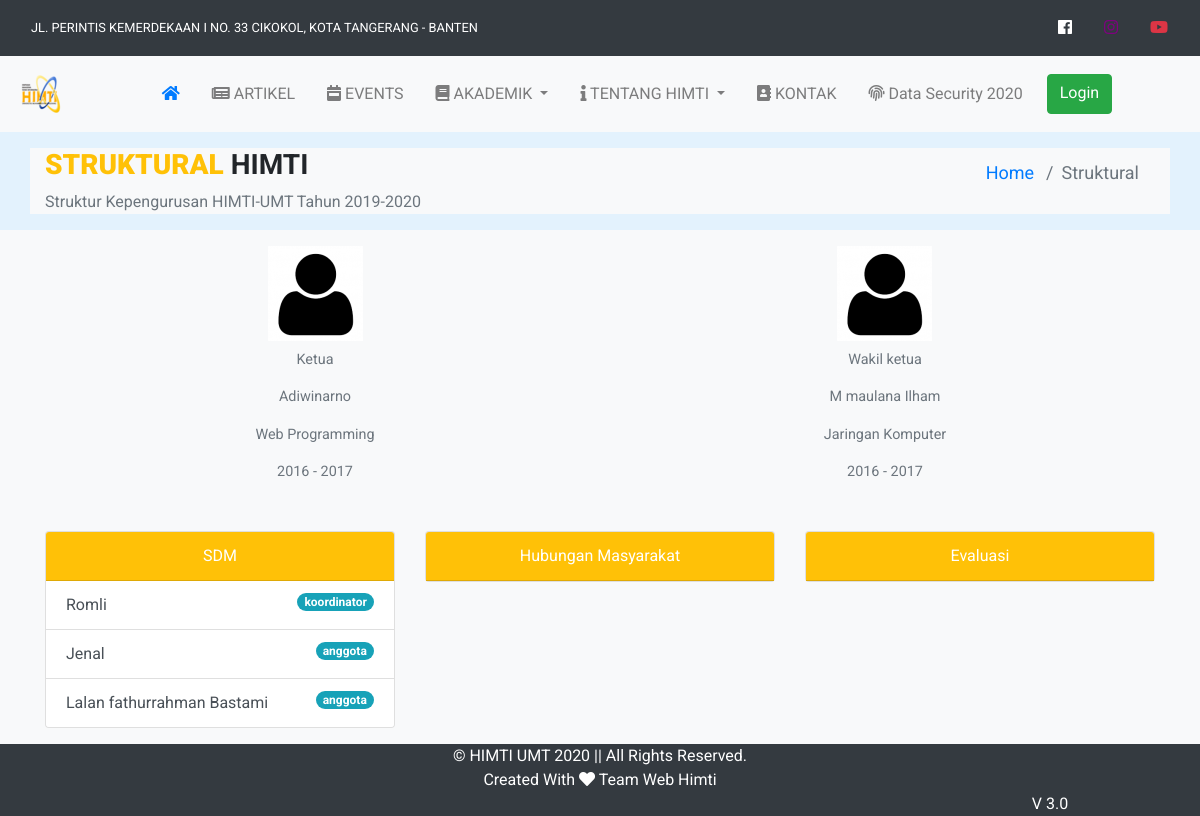
Screenshot of /index.php/front-end/struktural with the database file from the repository.
### tables this page shows
CREATE TABLE `tbl_anggota` (
  `id_anggota` int(11) NOT NULL,
  `nim` varchar(10) NOT NULL,
  `nama_anggota` varchar(100) NOT NULL,
  `nama_divisi` varchar(100) NOT NULL,
  `angkatan` varchar(20) NOT NULL,
  `foto` varchar(255) NOT NULL,
  `minat` varchar(100) NOT NULL
);

CREATE TABLE `tbl_divisi` (
  `id_divisi` int(11) NOT NULL,
  `nama_divisi` varchar(100) NOT NULL
);

CREATE TABLE `tbl_struktural` (
  `id_struktural` int(11) NOT NULL,
  `nama_anggota` varchar(100) NOT NULL,
  `nama_divisi` varchar(100) NOT NULL,
  `jabatan` varchar(50) NOT NULL
);

### application/controllers/front-end/Struktural.php (called while the page is built, shortened)
<?php
class Struktural extends CI_controller
{
    public function __construct()
    {
        $this->load->model('M_himti', 'logic');
    }
    public function index()
    {
        $data['value'] = $this->logic->get_all('tbl_home_setting')->row();
        $data['kahim'] = $this->logic->query("SELECT * FROM tbl_anggota WHERE nama_divisi = 'ketua'")->row();
        $data['wakahim'] = $this->logic->query("SELECT * FROM tbl_anggota WHERE nama_divisi = 'wakil ketua'")->row();
        $data['divisi'] = $this->logic->query("SELECT nama_divisi FROM tbl_divisi WHERE nama_divisi != 'ketua' AND nama_divisi !='Wakil ketua' ")->result();
        $data['konten'] = 'front-end/struktural/view';
        $this->load->view('front-end/template', $data);
    }
}

### index.php (called while the page is built, shortened)
<?php
require_once BASEPATH.'core/CodeIgniter.php';

### application/models/M_himti.php (called while the page is built, shortened)
<?php
class M_himti extends CI_Model
{
	public function get_all($table)
	{
		return $this->db->get($table);
	}
	public function query($query)
	{
		return $this->db->query($query);
	}
}

### application/helpers/My_helper.php (called while the page is built, shortened)
<?php
function anggota_divisi($nama){
	$ci = get_instance();
	return $ci->db->query("SELECT * FROM tbl_struktural WHERE nama_divisi = '$nama' ORDER BY jabatan DESC")->result() ;
}

### application/views/front-end/struktural/view.php (the view, shortened to what this page needs)
<div class="container-fluid my-3">
    <div class="container">
        <div class="row bg-light">
            <div class="col-sm-6">
                <h3 class="text-uppercase text-shadow font-weight-bold"><strong class="text-warning">Struktural</strong> HIMTI</h3>
                <span class="text-muted text-capitalize"> Struktur Kepengurusan HIMTI-UMT tahun 2019-2020 </span>
            </div>
            <div class="col-sm-6 align-self-center">
                <ul class="link-breadcrumb align-self-center">
                    <li class="breadcrumb-item"><a href="<?= base_url('') ?>">Home</a></li>
                    <li class="breadcrumb-item active">Struktural</li>
                </ul>
            </div>
        </div>
    </div>
</div>
<section class="struktural bg-light">
    <div class="container">
        <div class="row mt-3 py-3">
            <div class="col-6 text-center">
                <figure class="figure">
                    <img src="<?= base_url('assets/img/anggota/') . $kahim->foto ?>" class="figure-img img-fluid">
                    <figcaption class=" figure-caption">
                        <p><?= $kahim->nama_divisi ?></p>
                        <p><?= $kahim->nama_anggota ?></p>
                        <p><?= $kahim->minat ?></p>
                        <p><?= $kahim->angkatan ?></p>
                    </figcaption>
                </figure>
            </div>
            <div class="col-6 text-center">
                <figure class="figure">
                    <img src="<?= base_url('assets/img/anggota/') . $wakahim->foto ?>" class="figure-img img-fluid">
                    <figcaption class="figure-caption">
                        <p><?= $wakahim->nama_divisi ?></p>
                        <p><?= $wakahim->nama_anggota ?></p>
                        <p><?= $wakahim->minat ?></p>
                        <p><?= $wakahim->angkatan ?></p>
                    </figcaption>
                </figure>
            </div>
        </div>
        <div class="row">
            <?php foreach ($divisi as $key) : ?>
                <div class="col-md-4 mb-3">
                    <div class="card">
                        <div class="card-header text-white bg-warning text-center">
                            <?= $key->nama_divisi ?>
                        </div>
                        <div class="list-group list-group-flush">
                            <?php $anggota = anggota_divisi($key->nama_divisi) ?>
                            <?php foreach ($anggota as $value) : ?>
                                <button class="list-group-item list-group-item-action" data-toggle="modal" data-target="#m<?= $value->id_struktural ?>">
                                    <?= $value->nama_anggota ?>
                                    <span class="badge badge-info badge-pill float-right">
                                        <?= $value->jabatan ?>
                                    </span>
                                </button>
                            <?php endforeach; ?>
                        </div>
                    </div>
                </div>
            <?php endforeach ?>
        </div>
    </div>
</section>

### application/views/front-end/template.php (shortened to what this page needs)
<!DOCTYPE html>
<html>
<head>
  <link rel="stylesheet" type="text/css" href="<?= base_url('assets/css/bootstrap.css') ?>">
  <link rel="stylesheet" href="https://use.fontawesome.com/releases/v5.7.2/css/all.css">
  <link rel="stylesheet" href="https://cdnjs.cloudflare.com/ajax/libs/ekko-lightbox/5.3.0/ekko-lightbox.css">
  <link rel="stylesheet" href="<?= base_url('assets/css/style.css') ?>">
</head>
<body>
  <nav class="navbar bg-dark justify-content-end">
    <div class="col text-white text-uppercase small mr-2">
      <span>
        Jl. Perintis Kemerdekaan I no. 33 Cikokol, Kota Tangerang - Banten
      </span>
    </div>
    <ul class="nav">
      <li class="nav-item sosmed">
        <a class="nav-link text-white" href="<?= $value->link_fb ?>" target="__blank">
          <i class="fab fa-facebook"></i>
        </a>
      </li>
      <li class="nav-item sosmed">
        <a class="nav-link" style="color: purple" target="__blank" href="<?= $value->link_ig ?>" target="__blank">
          <i class="fab fa-instagram"></i>
        </a>
      </li>
      <li class="nav-item sosmed">
        <a class="nav-link text-danger" href="<?= $value->link_yt ?>" target="__blank">
          <i class="fab fa-youtube"></i>
        </a>
      </li>
    </ul>
  </nav>
  <nav class="navbar navbar-expand-md navbar-light bg-light sticky-top">
    <a class="navbar-brand text-uppercase">
      <img src="<?= base_url('assets/img/logo_1.png') ?>">
    </a>
    <div class="collapse navbar-collapse" id="navbarNavAltMarkup">
      <div class="navbar-nav mx-auto">
        <a class="nav-item nav-link ml-3 active" href="<?= site_url() ?>"> <i class="fas fa-home text-primary"></i> <span class="sr-only">(current)</span></a>
        <a class="nav-item nav-link ml-3" href="<?= site_url('artikel') ?>"> <i class="fas fa-newspaper"></i> ARTIKEL</a>
        <a class="nav-item nav-link ml-3" href="<?= site_url('events') ?>"> <i class="fas fa-calendar-week"></i> EVENTS</a>
        <li class="nav-item dropdown ml-3">
          <a class="nav-link dropdown-toggle" href="#" id="navbarDropdownMenuLink" role="button" data-toggle="dropdown" aria-haspopup="true" aria-expanded="false">
            <i class="fas fa-book"></i> AKADEMIK
          </a>
        </li>
        <li class="nav-item dropdown ml-3">
          <a class="nav-link dropdown-toggle" href="#" id="navbarDropdownMenuLink" role="button" data-toggle="dropdown" aria-haspopup="true" aria-expanded="false">
            <i class="fas fa-info"></i> TENTANG HIMTI
          </a>
        </li>
        <a class="nav-item nav-link ml-3" href="<?= site_url('kontak-kami') ?>"> <i class="fas fa-address-book"></i> KONTAK</a>
        <a class="nav-item nav-link ml-3" href="<?= site_url('talkshow-data-security') ?>"> <i class="fas fa-fingerprint"></i> Data Security 2020</a>
        <a href="<?= base_url('login') ?>" class="btn btn-success mx-3">Login</a>
      </div>
    </div>
  </nav>
  <?php $this->load->view($konten) ?>
  <footer class="footer bg-dark text-white text-center">
    <div class="container-fluid">
      <div class="row">
        <div class="col-12">
          <span class="muted">
            &#169; HIMTI UMT <?= date('Y') ?> || All Rights Reserved.<br>
          </span>
        </div>
      </div>
      <div class="row">
        <div class="col-12">
          <span class="text-capitalize">
            Created with <i class="fas fa-heart"></i> Team web himti
          </span>
        </div>
      </div>
      <div class="row justify-content-end">
        <div class="col-3">
          <span> V 3.0</span>
        </div>
      </div>
    </div>
  </footer>
</body>
</html>

### assets/css/style.css (style rules this page uses)
body { background-color: #e3f2fd; box-sizing: border-box; font-family: 'Roboto', sans-serif; }
ul.link-breadcrumb { padding: 10px 16px; list-style: none; text-align: right; }
ul.link-breadcrumb li { display: inline; font-size: 18px; }

### rows the page displays
tbl_anggota: foto (picture), nama_divisi "Ketua", nama_anggota "Adiwinarno", minat "Web Programming", angkatan "2016 - 2017"
tbl_anggota: foto (picture), nama_divisi "Wakil ketua", nama_anggota "M maulana Ilham", minat "Jaringan Komputer", angkatan "2016 - 2017"
tbl_divisi: nama_divisi "SDM"
tbl_struktural: nama_anggota "Romli", jabatan "koordinator"
tbl_struktural: nama_anggota "Jenal", jabatan "anggota"
tbl_struktural: nama_anggota "Lalan fathurrahman Bastami", jabatan "anggota"
tbl_divisi: nama_divisi "Hubungan Masyarakat"
tbl_divisi: nama_divisi "Evaluasi"
